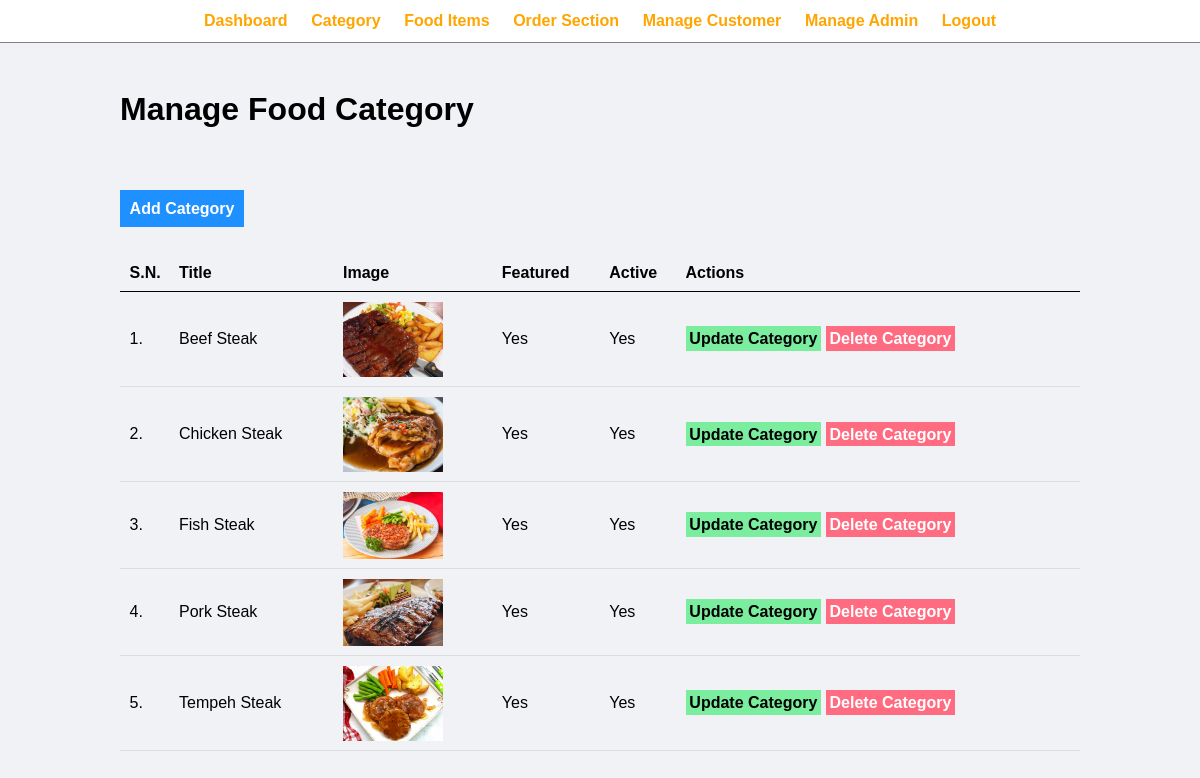
The app's page /admin/manage-category.php (signed in) with its own data.
### tables this page shows
CREATE TABLE `tbl_category` (
  `id` int(10) UNSIGNED NOT NULL,
  `title` varchar(100) NOT NULL,
  `image_name` varchar(255) NOT NULL,
  `featured` varchar(10) NOT NULL,
  `active` varchar(10) NOT NULL
);

### admin/manage-category.php (the view, shortened to what this page needs)
<?php include('core/menu.php'); ?>
<div class="main-content">
    <div class="wrapper">
        <h1>Manage Food Category</h1>
        <br /><br />
        <br><br>
                <a href="add-category.php" class="btn-primary">Add Category</a>
                <br /><br /><br />
                <table class="tbl-full">
                    <tr>
                        <th>S.N.</th>
                        <th>Title</th>
                        <th>Image</th>
                        <th>Featured</th>
                        <th>Active</th>
                        <th>Actions</th>
                    </tr>
                    <?php
                        $sql = "SELECT * FROM tbl_category";
                        $res = mysqli_query($conn, $sql);
                        $count = mysqli_num_rows($res);
                        $sn=1;
                        if($count>0)
                        {
                            while($row=mysqli_fetch_assoc($res))
                            {
                                $id = $row['id'];
                                $title = $row['title'];
                                $image_name = $row['image_name'];
                                $featured = $row['featured'];
                                $active = $row['active'];
                                ?>
                                    <tr>
                                        <td><?php echo $sn++; ?>. </td>
                                        <td><?php echo $title; ?></td>
                                        <td>
                                            <?php
                                                if($image_name!="")
                                                {
                                                    ?>
                                                    <img src="../images/category/<?php echo $image_name; ?>" width="100px" >
                                                    <?php
                                                }
                                                else
                                                {
                                                    echo "<div class='error'>Image not Added.</div>";
                                                }
                                            ?>
                                        </td>
                                        <td><?php echo $featured; ?></td>
                                        <td><?php echo $active; ?></td>
                                        <td>
                                            <a href="update-category.php?id=<?php echo $id; ?>" class="btn-secondary">Update Category</a>
                                            <a href="delete-category.php?id=<?php echo $id; ?>&image_name=<?php echo $image_name; ?>" class="btn-danger">Delete Category</a>
                                        </td>
                                    </tr>
                                <?php
                            }
                        }
                        else
                        {
                            ?>
                            <tr>
                                <td colspan="6"><div class="error">No Category Added.</div></td>
                            </tr>
                            <?php
                        }
                    ?>
                </table>
    </div>
</div>

### admin/core/menu.php (shortened to what this page needs)
<html>
    <head>
        <link rel="stylesheet" href="../css/admin.css">
    </head>
    <body>
        <div class="menu text-center">
            <div class="wrapper">
                <ul>
                    <li><a href="index.php">Dashboard</a></li>
                    <li><a href="manage-category.php">Category</a></li>
                    <li><a href="manage-food.php">Food Items</a></li>
                    <li><a href="manage-order.php">Order Section</a></li>
                    <li><a href="manage-customer.php">Manage Customer</a></li>
                    <li><a href="manage-admin.php">Manage Admin</a></li>
                    <li><a href="logout.php">Logout</a></li>
                </ul>
            </div>
        </div>

### css/admin.css (style rules this page uses)
* { margin: 0; padding: 0; font-family: Arial, Helvetica, sans-serif; }
.wrapper { padding: 1%; width: 80%; margin: 0 auto; }
.text-center { text-align: center; }
.tbl-full { width: 100%; }
table { border-collapse: collapse; width: 100%; }
th, td { padding: 8px; text-align: left; border-bottom: 1px solid #ddd; }
table tr th { border-bottom: 1px solid black; padding: 1%; text-align: left; }
table tr td { padding: 1%; }
.btn-primary { background-color: #1e90ff; padding: 1%; color: white; text-decoration: none; font-weight: bold; }
.btn-secondary { background-color: #7bed9f; padding: 1%; color: black; text-decoration: none; font-weight: bold; }
.btn-danger { background-color: #ff6b81; padding: 1%; color: white; text-decoration: none; font-weight: bold; }
.menu { border-bottom: 1px solid grey; }
.menu ul { list-style-type: none; }
.menu ul li { display: inline; padding: 1%; }
.menu ul li a { text-decoration: none; font-weight: bold; color: orange; }
.main-content { background-color: #f1f2f6; padding: 3% 0; }

### records on screen
tbl_category: title "Beef Steak", image_name (picture), featured "Yes", active "Yes"
tbl_category: title "Chicken Steak", image_name (picture), featured "Yes", active "Yes"
tbl_category: title "Fish Steak", image_name (picture), featured "Yes", active "Yes"
tbl_category: title "Pork Steak", image_name (picture), featured "Yes", active "Yes"
tbl_category: title "Tempeh Steak", image_name (picture), featured "Yes", active "Yes"
